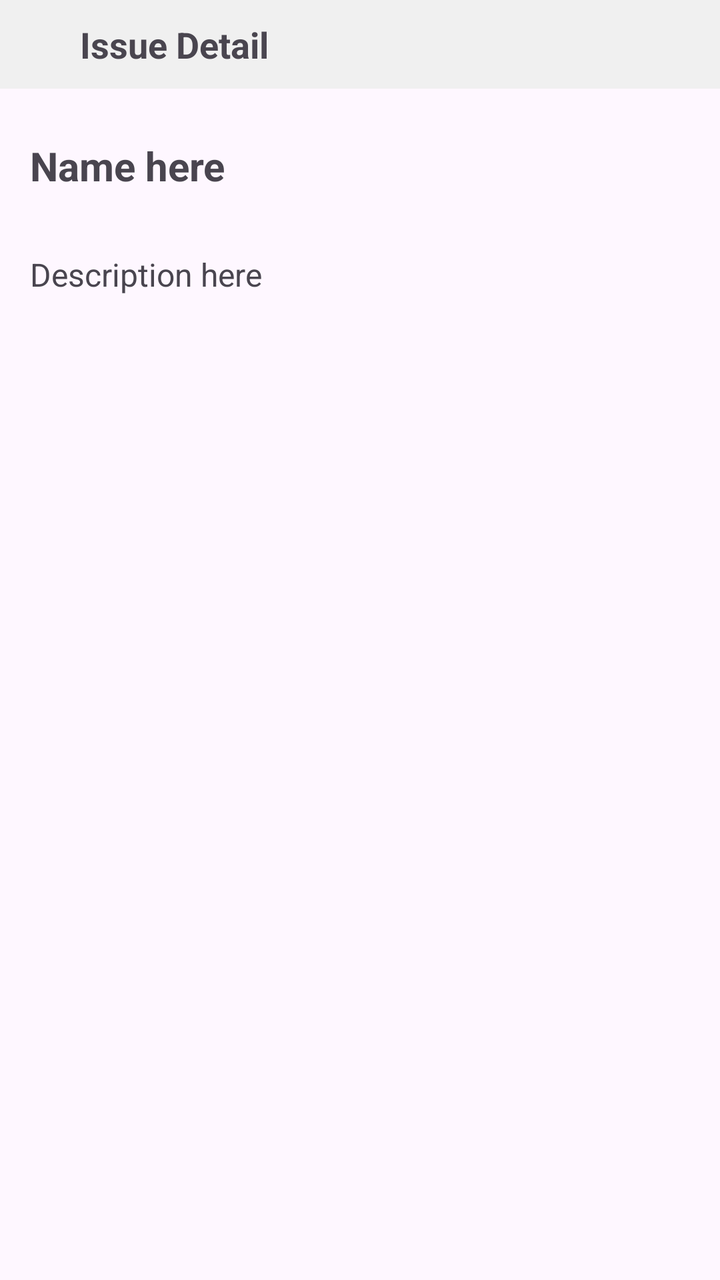
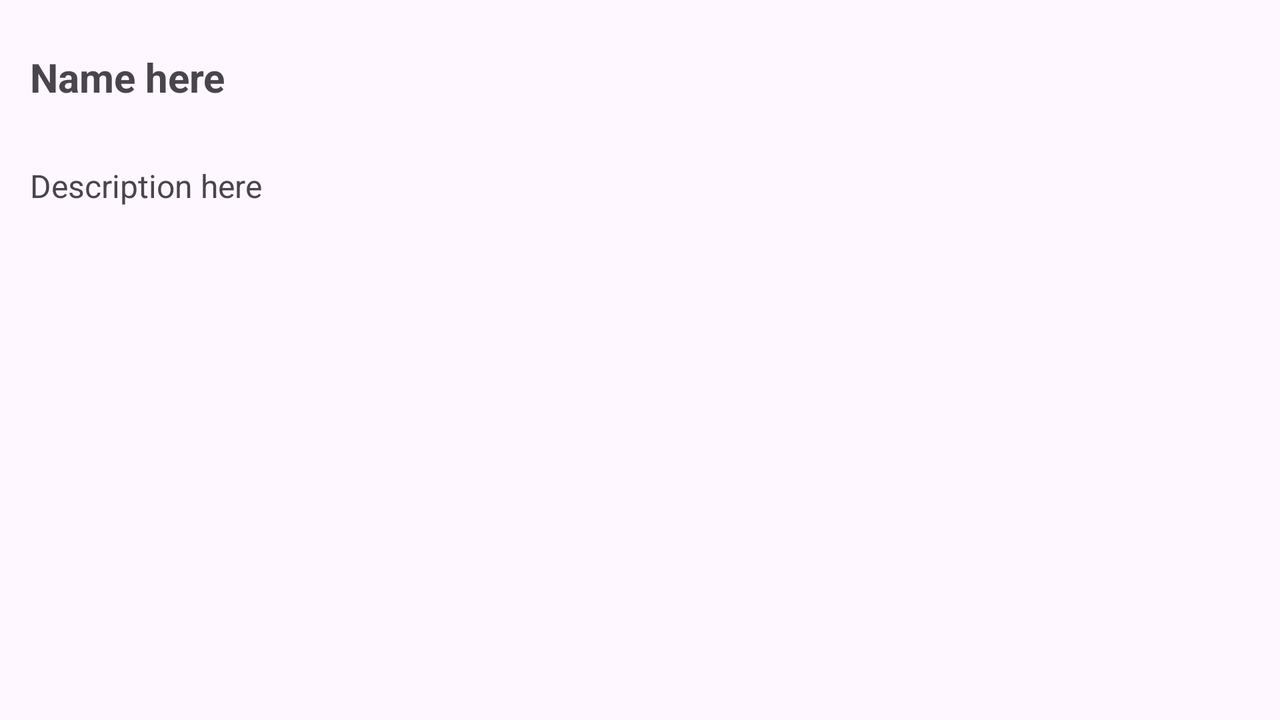

Two renders of one Android screen. The first uses the default layout on a phone; the second uses the alternative layout the repository ships for a different screen configuration, on a matching device. The two XML files are below.
<!-- AndroidManifest.xml: application theme Theme.SunCourse -->
<!-- res/layout/fragment_detail.xml -->
<?xml version="1.0" encoding="utf-8"?>
<LinearLayout xmlns:android="http://schemas.android.com/apk/res/android"
    xmlns:tools="http://schemas.android.com/tools"
    android:layout_width="match_parent"
    android:layout_height="match_parent"
    android:orientation="vertical"
    tools:context=".fragment_lifecycle.DetailFragment">

    <LinearLayout
        android:orientation="horizontal"
        android:gravity="start|center"
        android:background="#f0f0f0"
        android:padding="10dp"
        android:layout_width="match_parent"
        android:layout_height="wrap_content">

        <ImageView
            android:id="@+id/btnBack"
            android:layout_width="wrap_content"
            android:layout_height="wrap_content"
            android:src="@drawable/baseline_arrow_back_24"/>

        <TextView
            android:layout_marginStart="30dp"
            android:layout_width="wrap_content"
            android:layout_height="wrap_content"
            android:textSize="18sp"
            android:textStyle="bold"
            android:text="Issue Detail"/>

    </LinearLayout>

    <TextView
        android:id="@+id/tvName"
        android:layout_marginTop="20dp"
        android:padding="5dp"
        android:layout_marginStart="10dp"
        android:layout_width="wrap_content"
        android:layout_height="wrap_content"
        android:textSize="20sp"
        android:textStyle="bold"
        android:text="Name here"/>

    <TextView
        android:id="@+id/tvDescription"
        android:layout_marginTop="20dp"
        android:layout_marginStart="10dp"
        android:padding="5dp"
        android:layout_width="wrap_content"
        android:layout_height="wrap_content"
        android:textSize="16sp"
        android:text="Description here"/>

</LinearLayout>
<!-- resources referenced by this layout -->
<resources>
  <!-- from res/values-v23/ -->
  <style name="Theme.SunCourse" parent="Base.Theme.SunCourse">
          
          <item name="android:navigationBarColor">@android:color/transparent</item>
          <item name="android:statusBarColor">@android:color/transparent</item>
          <item name="android:windowLightStatusBar">?attr/isLightTheme</item>
      </style>
  <style name="Base.Theme.SunCourse" parent="Theme.Material3.DayNight.NoActionBar">
          
          
      </style>
</resources>
<!-- res/layout-w600dp/fragment_detail.xml (the repository's variant of the layout above) -->
<!-- drawn on the phone turned sideways -->
<?xml version="1.0" encoding="utf-8"?>
<LinearLayout xmlns:android="http://schemas.android.com/apk/res/android"
    android:layout_width="match_parent"
    android:layout_height="match_parent"
    android:orientation="vertical">

    <TextView
        android:id="@+id/tvName"
        android:layout_marginTop="20dp"
        android:padding="5dp"
        android:layout_marginStart="10dp"
        android:layout_width="wrap_content"
        android:layout_height="wrap_content"
        android:textSize="20sp"
        android:textStyle="bold"
        android:text="Name here"/>

    <TextView
        android:id="@+id/tvDescription"
        android:layout_marginTop="20dp"
        android:layout_marginStart="10dp"
        android:padding="5dp"
        android:layout_width="wrap_content"
        android:layout_height="wrap_content"
        android:textSize="16sp"
        android:text="Description here"/>

</LinearLayout>
